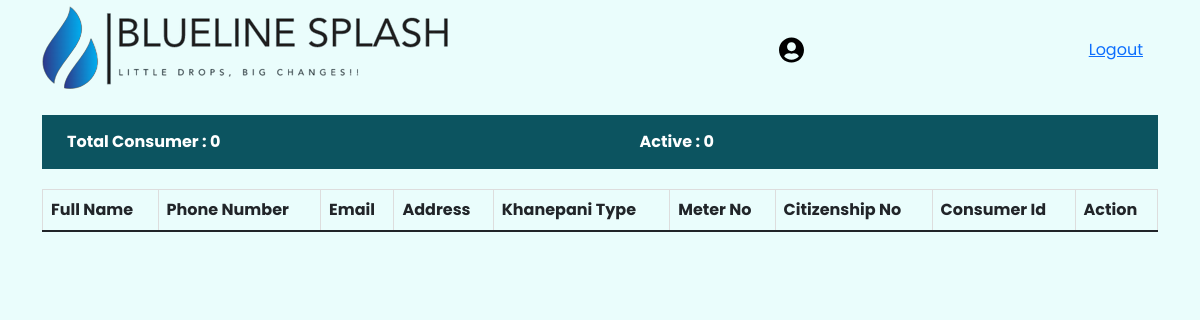
The app's page /employee/employee_dashboard, older data.
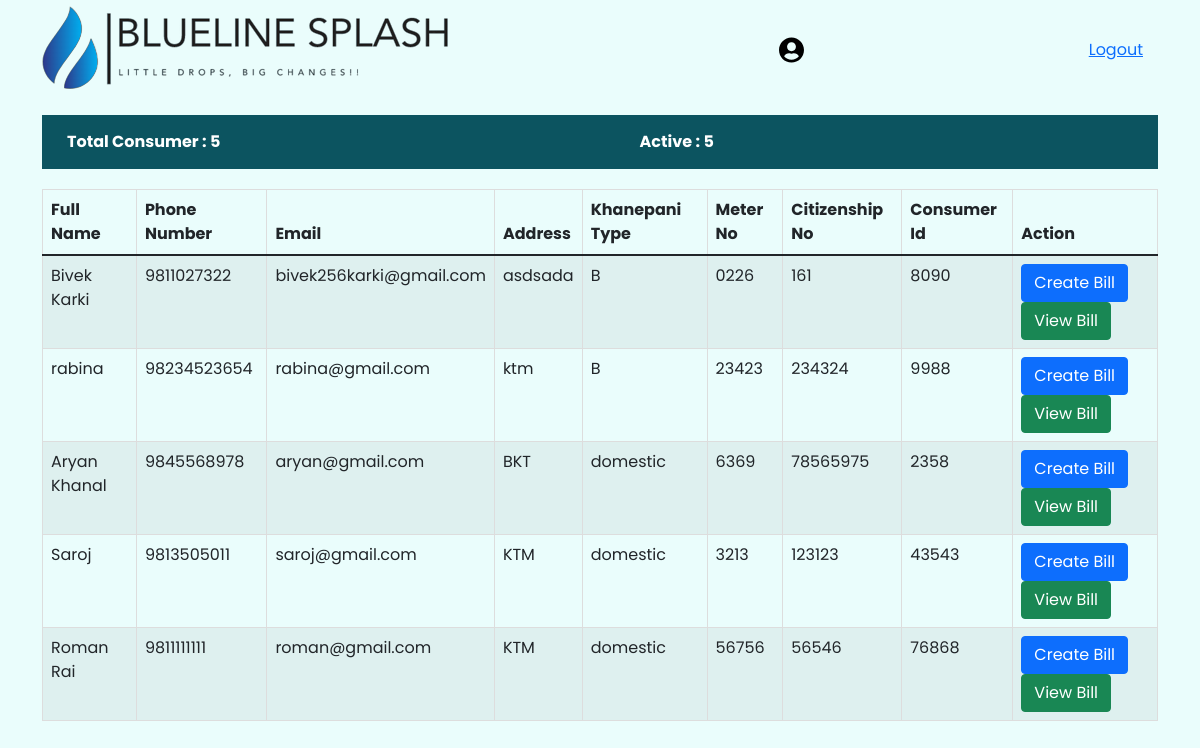
The same page, newer data.
### consumer/models.py (models this page shows, shortened)
class Consumer(models.Model):
    id = models.IntegerField(primary_key=True)
    consumer_id = models.IntegerField()
    name = models.CharField(max_length=50)
    phone = models.CharField(max_length=50)
    email = models.CharField(max_length=50)
    address = models.CharField(max_length=50)
    meter_no = models.CharField(max_length=50)
    type = models.CharField(max_length=50)
    citizenship = models.CharField(max_length=50)

### employee/views.py (the view)
# urls.py: path('employee_dashboard', employee_dashboardview, name='employee_dashboard'),
def employee_dashboardview(request):
    consumer = Consumer.objects.all()
    a = 0
    billing = consumerBilling.objects.all()
    c = 0
    for i in billing:
        c = +1
    for i in consumer:
        a += 1
    context = {
        'consumer': consumer,
        'count': a,
        'billing': billing,
        'countbill': c,
    }
    return render(request, 'employee_dashboard.html',context)

### templates/employee_dashboard.html (shortened to what this page needs)
<!DOCTYPE html>
{% load static %}
<html lang="en">
<head>
    <link rel="stylesheet" href="https://maxcdn.bootstrapcdn.com/font-awesome/4.7.0/css/font-awesome.min.css">
    <link href="https://cdn.jsdelivr.net/npm/bootstrap@5.1.3/dist/css/bootstrap.min.css" rel="stylesheet">
    <link rel="stylesheet" type="text/css" href="{% static 'css/style.css' %}">
</head>
<body>
<section class="nav-sec navigation-bar">
      <nav class="navbar navbar-expand-lg navbar-light">
        <div class="container">
          <a class="navbar-brand" href="#"><img src="{% static 'images/logo.png' %}" alt="logo"></a>
          <div class="collapse navbar-collapse" id="navbarSupportedContent" style="
    display: flex;
    justify-content: flex-end;
">
              <ul class="navbar-nav">
              <div class="login-div employee_img" id="login-toggle">
                  <a href=""><img src="{% static 'images/user-circle-solid.svg' %}" alt="bell" style="margin-right: 10px;"> </a>
                  <a href="{% url 'employee-page:empsigned_out'%}" class="">Logout</a>
                </div>
            </ul>
          </div>
        </div>
      </nav>
    </section>
<div class="container">
    <div class="dashmid">
    <ul class="flex justify-between">
        <li>Total Consumer :  {{ count }}</li>
        <li>Active : {{ count }}</li>
    </ul>
</div>
<table class="table table-striped">
  <thead>
    <tr>
        <th>Full Name</th>
        <th>Phone Number</th>
        <th>Email</th>
        <th>Address</th>
        <th>Khanepani Type</th>
        <th>Meter No</th>
        <th>Citizenship No</th>
        <th>Consumer Id</th>
        <th>Action</th>
    </tr>
  </thead>
  <tbody>
   {% for i in consumer %}
    <tr>
        <td>{{ i.name }}</td>
        <td>{{ i.phone }}</td>
        <td>{{ i.email }}</td>
        <td>{{ i.address }}</td>
        <td>{{ i.type }}</td>
        <td>{{ i.meter_no }}</td>
        <td>{{ i.citizenship }}</td>
        <td>{{ i.consumer_id }}</td>
        <td>
            <a href="#createbillModal-{{ forloop.counter }}" class="btn btn-primary" data-bs-toggle="modal" data-bs-target="#createbillModal-{{ forloop.counter }}">Create Bill</a>
            <a href="#viewbillModal-{{ forloop.counter }}" class="btn btn-success" data-bs-toggle="modal" data-bs-target="#viewbillModal-{{ forloop.counter }}">View Bill</a>
             </td>
    </tr>
    {% endfor %}
  </tbody>
</table>
{% for i in billing %}
</div>
{% endfor %}
</div>
</body>
</html>

### static/css/style.css (style rules this page uses)
* { font-family: 'Poppins', sans-serif; margin: 0; }
.dashmid ul { width: 100%; margin: 0; display: flex; justify-content: space-between; padding: 0 10px; }
.navbar { display: flex; height: 100px; margin-right: 30px; }
.navbar img { width: 25px; }
body { background-color: #EAFDFC; font-family: Poppins, sans-serif; margin: 0; padding: 0; }
.flex { display: flex; }
.justify-between { justify-content: space-between; }
.dashmid { margin:0 80px 20px 50px; background: #0c5460; padding: 15px; display: flex; justify-content: space-between; align-items: center; }
.dashmid li { display: flex; list-style: none; font-weight: bolder; align-items: center; color: #ffffff; }

### templates/employee_dashboard.html (style rules this page uses)
.navbar img { width: 100% !important; }
.navigation-bar { margin-bottom: 15px; }
.dashmid { margin: 0 0 20px 0; }
.employee_img img { width: 8% !important; }
.login-div { display: flex; justify-content: flex-end; }
.employee_img { display: flex; justify-content: flex-end; align-items: center; }
table { border-collapse: collapse; width: 100%; }
th, td { padding: 10px; border: 1px solid #ddd; }
th { background-color: #f2f2f2; }
tbody td:last-child { font-weight: bold; }

Row changes from the older to the newer data that the page shows:
added Consumer: name "Bivek Karki", phone "9811027322", email "bivek256karki@gmail.com", address "asdsada", type "B", meter_no "0226", citizenship "161", consumer_id "8090"
added Consumer: name "rabina", phone "98234523654", email "rabina@gmail.com", address "ktm", type "B", meter_no "23423", citizenship "234324", consumer_id "9988"
added Consumer: name "Aryan Khanal", phone "9845568978", email "aryan@gmail.com", address "BKT", type "domestic", meter_no "6369", citizenship "78565975", consumer_id "2358"
added Consumer: name "Saroj", phone "9813505011", email "saroj@gmail.com", address "KTM", type "domestic", meter_no "3213", citizenship "123123", consumer_id "43543"
added Consumer: name "Roman Rai", phone "9811111111", email "roman@gmail.com", address "KTM", type "domestic", meter_no "56756", citizenship "56546", consumer_id "76868"
Text that changed along with them:
{{ count }}: "0" → "5"
